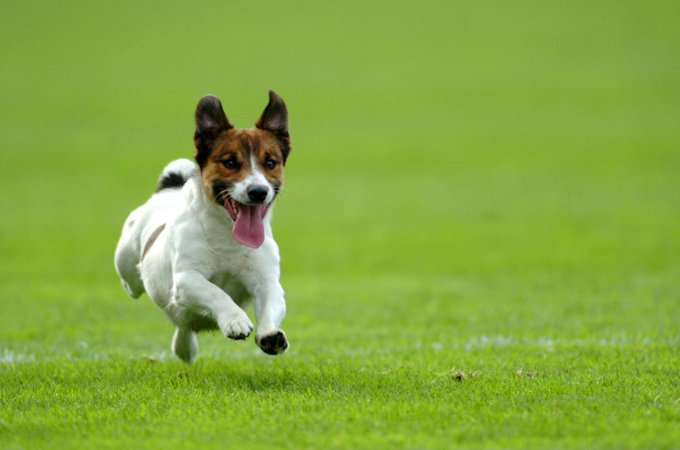
#> input picture images/dog.jpg, 680 x 450 px
$ jupyter execute --allow-errors 22_FeatureDetectionUsing_SHIFT_SURF_FAST_BRIEF_ORB.ipynb   (older library calls are emulated)
#> lines starting #> are read from the running program, lines starting #| are printed output that depends on the picture
[cell 1]
## SIFT
#http://www.inf.fu-berlin.de/lehre/SS09/CV/uebungen/uebung09/SIFT.pdf
import cv2
import numpy as np
import matplotlib.pyplot as plt

image = cv2.imread('images/dog.jpg')
#> image is the input picture: shape (450, 680, 3); mean B, G, R 64.2, 167.7, 133
gray = cv2.cvtColor(image, cv2.COLOR_BGR2GRAY)
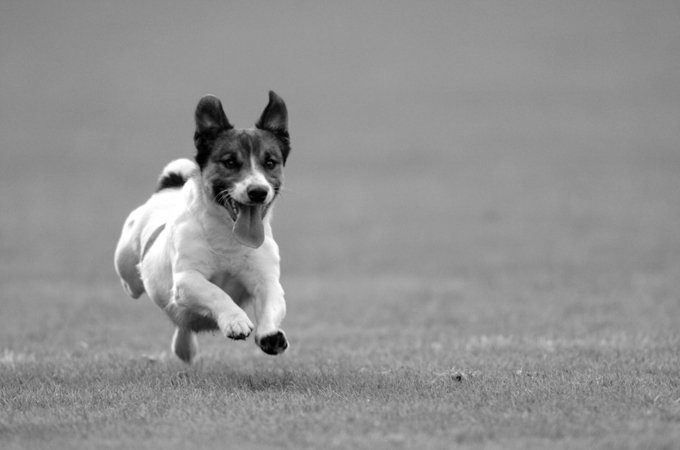
#> gray: shape (450, 680); min 0, max 255, mean 145.5

#Create SIFT Feature Detector object
#sift = cv2.SIFT()
sift = cv2.xfeatures2d.SIFT_create()
(keypoints, descs) = sift.detectAndCompute(gray, None)
#> keypoints = 390 keypoints; strongest (x, y, size): (273, 344, 14.8), (257, 195, 11.6), (257, 178, 12.6), (241, 337, 5.4)

#Detect key points
#keypoints = sift.detect(gray, None)
print("Number of keypoints Detected: ", len(keypoints))
#| Number of keypoints Detected:  390

# Draw rich key points on input image
image = cv2.drawKeypoints(image, keypoints, 0,flags=cv2.DRAW_MATCHES_FLAGS_DRAW_RICH_KEYPOINTS)
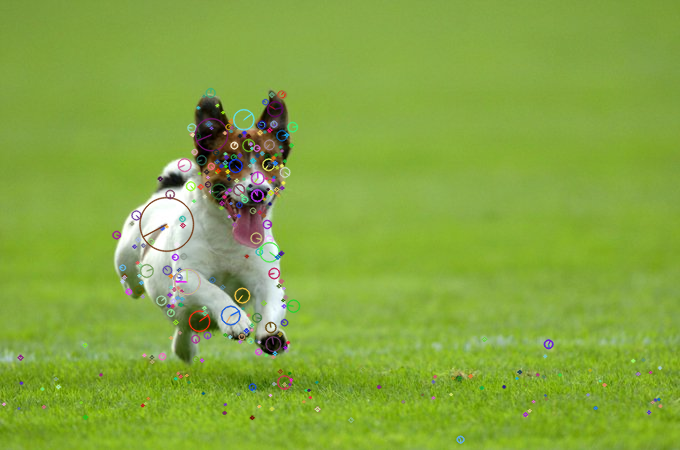
#> image: shape (450, 680, 3); mean B, G, R 64.9, 167.4, 133
plt.imshow(image, cmap ="gray")

[cell 2]
#SURF
#http://www.vision.ee.ethz.ch/~surf/eccv06.pdf
import cv2
import numpy as np
import matplotlib.pyplot as plt

image = cv2.imread('images/dog.jpg')
gray = cv2.cvtColor(image, cv2.COLOR_BGR2GRAY)

#Create SURF Feature Detector object
#surf = cv2.SURF()
#> (the rest of this cell did not finish here and is left out)

[cell 3]
#FAST
#https://www.edwardrosten.com/work/rosten_2006_machine.pdf http://homepages.inf.ed.ac.uk/rbf/CVonline/LOCAL_COPIES/AV1011/AV1FeaturefromAcceleratedSegmentTest.pdf

####################################
import cv2
import numpy as np
import matplotlib.pyplot as plt

image = cv2.imread('images/dog.jpg')
gray = cv2.cvtColor(image, cv2.COLOR_BGR2GRAY)

# Create FAST Detector object
fast = cv2.FastFeatureDetector_create()

# Obtain Key points, by default non max suppression is On
# to turn off set fast.setBool('nonmaxSuppression', False)
keypoints = fast.detect(gray, None)
#> keypoints = 2287 keypoints; strongest (x, y, size): (229, 336, 7), (248, 334, 7), (251, 330, 7), (243, 339, 7)
print ("Number of keypoints Detected: ", len(keypoints))
#| Number of keypoints Detected:  2287

# Draw rich keypoints on input image
image = cv2.drawKeypoints(image, keypoints,0, flags=cv2.DRAW_MATCHES_FLAGS_DRAW_RICH_KEYPOINTS)
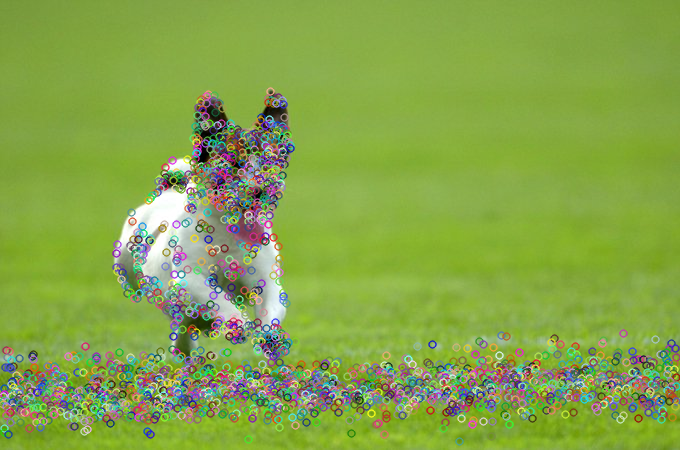
#> image: shape (450, 680, 3); mean B, G, R 73.5, 164.8, 133.6
plt.imshow(image, cmap ="gray")

[cell 4]
#BRIEF
#http://cvlabwww.epfl.ch/~lepetit/papers/calonder_pami11.pdf
#############################################################


import cv2
import numpy as np
import matplotlib.pyplot as plt
image = cv2.imread('images/dog.jpg')
gray = cv2.cvtColor(image, cv2.COLOR_BGR2GRAY)

# Create FAST detector object
fast = cv2.FastFeatureDetector_create()

# Create BRIEF extractor object
brief = cv2.xfeatures2d.BriefDescriptorExtractor_create()

# Determine key points
keypoints = fast.detect(gray, None)

# Obtain descriptors and new final keypoints using BRIEF
keypoints, descriptors = brief.compute(gray, keypoints)
#> keypoints = 2142 keypoints; strongest (x, y, size): (229, 336, 7), (248, 334, 7), (251, 330, 7), (243, 339, 7)
print ("Number of keypoints Detected: ", len(keypoints))
#| Number of keypoints Detected:  2142

# Draw rich keypoints on input image
image = cv2.drawKeypoints(image, keypoints,0, flags=cv2.DRAW_MATCHES_FLAGS_DRAW_RICH_KEYPOINTS)
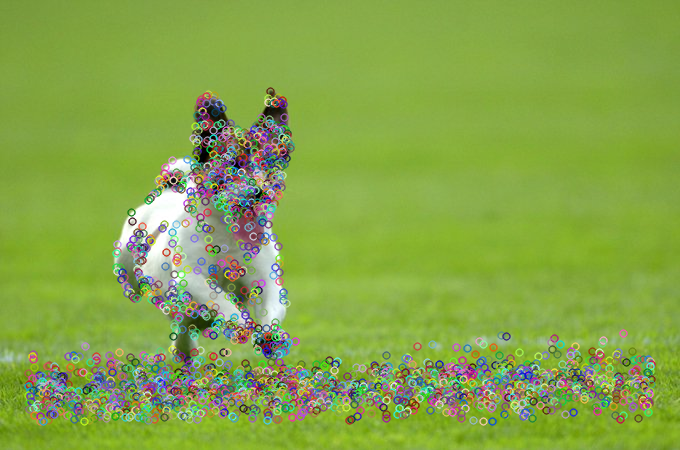
#> image: shape (450, 680, 3); mean B, G, R 72.8, 165.1, 133.6
plt.imshow(image, cmap ="gray")

[cell 5]
#Oriented FAST and Rotated BRIEF (ORB)
#http://www.willowgarage.com/sites/default/files/orb_final.pdf
#################################################################

import cv2
import numpy as np
import matplotlib.pyplot as plt

image = cv2.imread('images/dog.jpg')

gray = cv2.cvtColor(image, cv2.COLOR_BGR2GRAY)

# Create ORB object, we can specify the number of key points we desire
orb = cv2.ORB_create()

# Determine key points
keypoints = orb.detect(gray, None)
#> keypoints = 500 keypoints; strongest (x, y, size): (179, 179, 77.1), (176, 179, 111.1), (180, 178, 64.3), (254, 193, 111.1)

# Obtain the descriptors
keypoints, descriptors = orb.compute(gray, keypoints)
print("Number of keypoints Detected: ", len(keypoints))
#| Number of keypoints Detected:  500

# Draw rich keypoints on input image
image = cv2.drawKeypoints(image, keypoints,0,flags=cv2.DRAW_MATCHES_FLAGS_DRAW_RICH_KEYPOINTS)
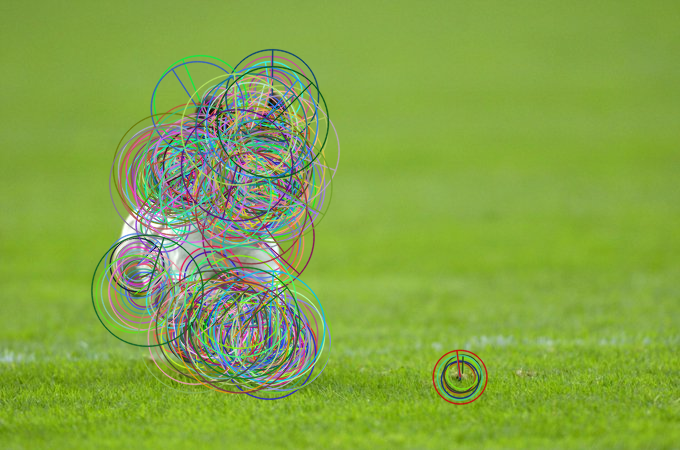
#> image: shape (450, 680, 3); mean B, G, R 69.4, 165.4, 131.6
plt.imshow(image, cmap ="gray")

$ run again, with images/bricks.jpg copied over images/dog.jpg
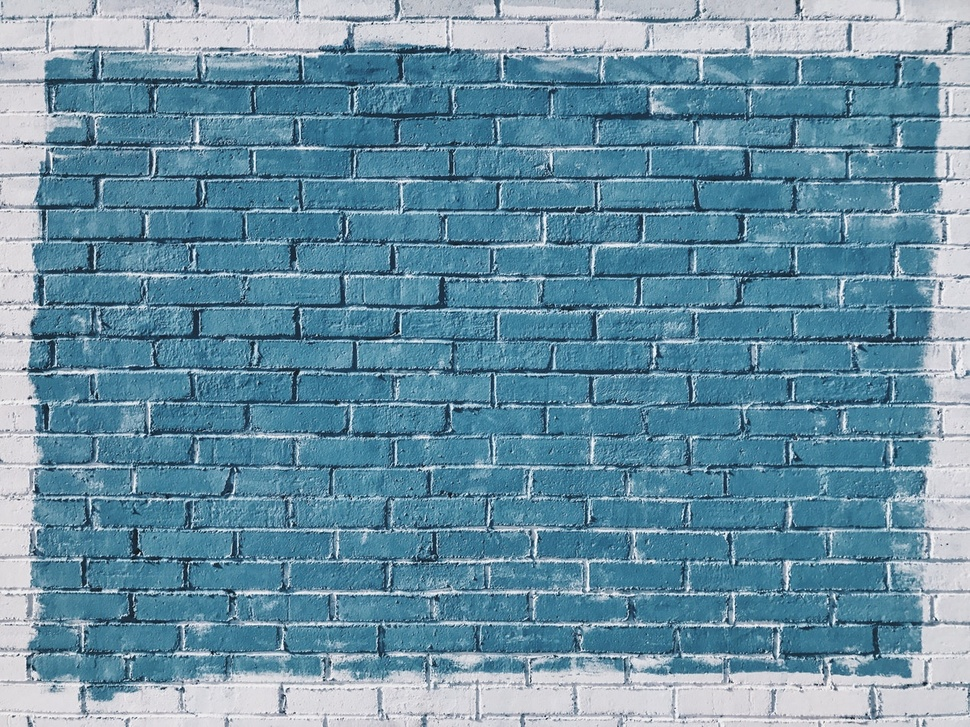
#> input picture images/bricks.jpg, 970 x 727 px, shrunk from 1267 x 950 before the run
#> image is the input picture: shape (727, 970, 3); mean B, G, R 163.5, 144, 104.9
#> `gray = cv2.cvtColor(image, cv2.COLOR_BGR2GRAY)`:
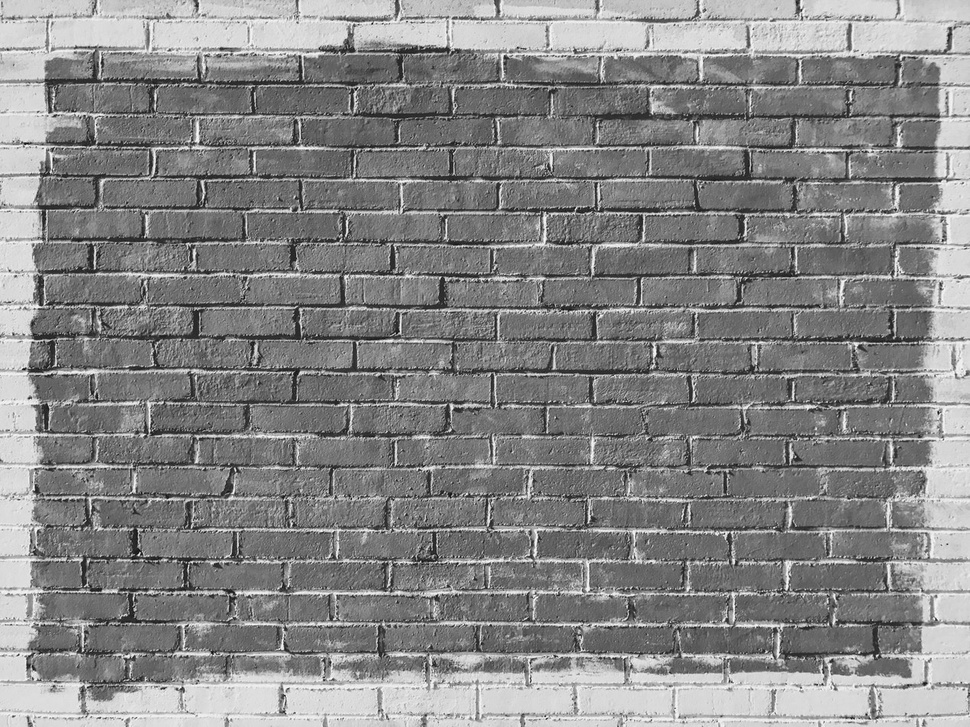
#> gray: shape (727, 970); min 7, max 254, mean 134.5
#> `(keypoints, descs) = sift.detectAndCompute(gray, None)`: keypoints = 7859 keypoints; strongest (x, y, size): (925, 683, 3.1), (24, 369, 2.1), (30, 398, 2.4), (164, 688, 1.8)
#| Number of keypoints Detected:  7859
#> `keypoints = fast.detect(gray, None)`: keypoints = 40444 keypoints; strongest (x, y, size): (138, 555, 7), (866, 714, 7), (29, 398, 7), (372, 23, 7)
#| Number of keypoints Detected:  40444
#> `keypoints, descriptors = brief.compute(gray, keypoints)`: keypoints = 37612 keypoints; strongest (x, y, size): (138, 555, 7), (29, 398, 7), (938, 412, 7), (877, 655, 7)
#| Number of keypoints Detected:  37612
#> `keypoints = orb.detect(gray, None)`: keypoints = 500 keypoints; strongest (x, y, size): (40, 304, 31), (357, 342, 31), (926, 683, 31), (504, 56, 37.2)
#| Number of keypoints Detected:  500
#> `image = cv2.drawKeypoints(image, keypoints,0,flags=cv2.DRAW_MATCHES_FL..`:
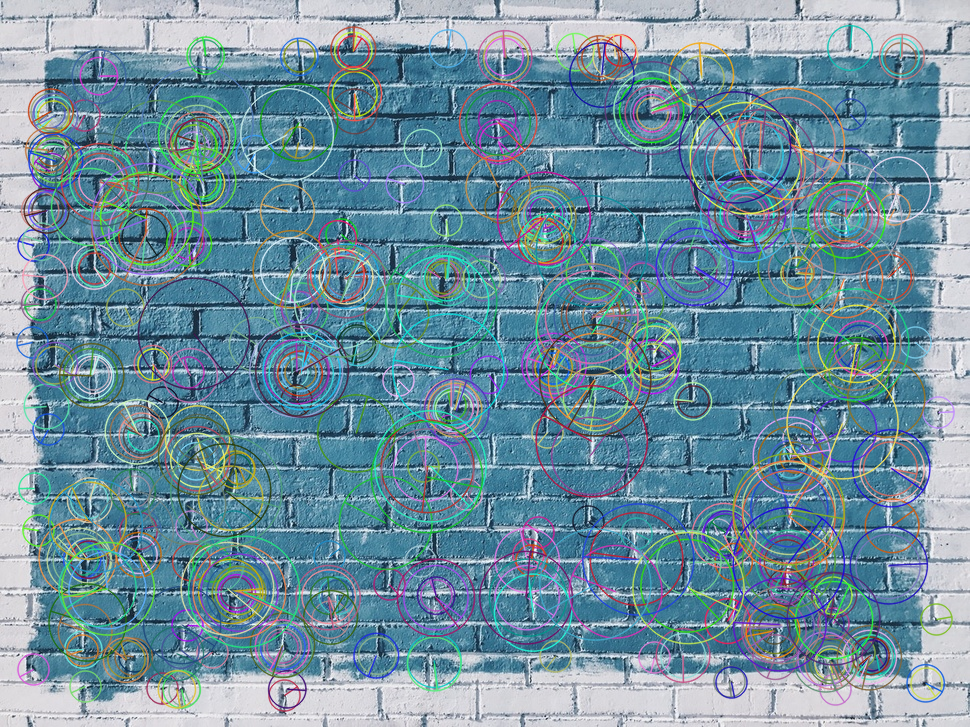
#> image: shape (727, 970, 3); mean B, G, R 159.1, 144.1, 111.5
